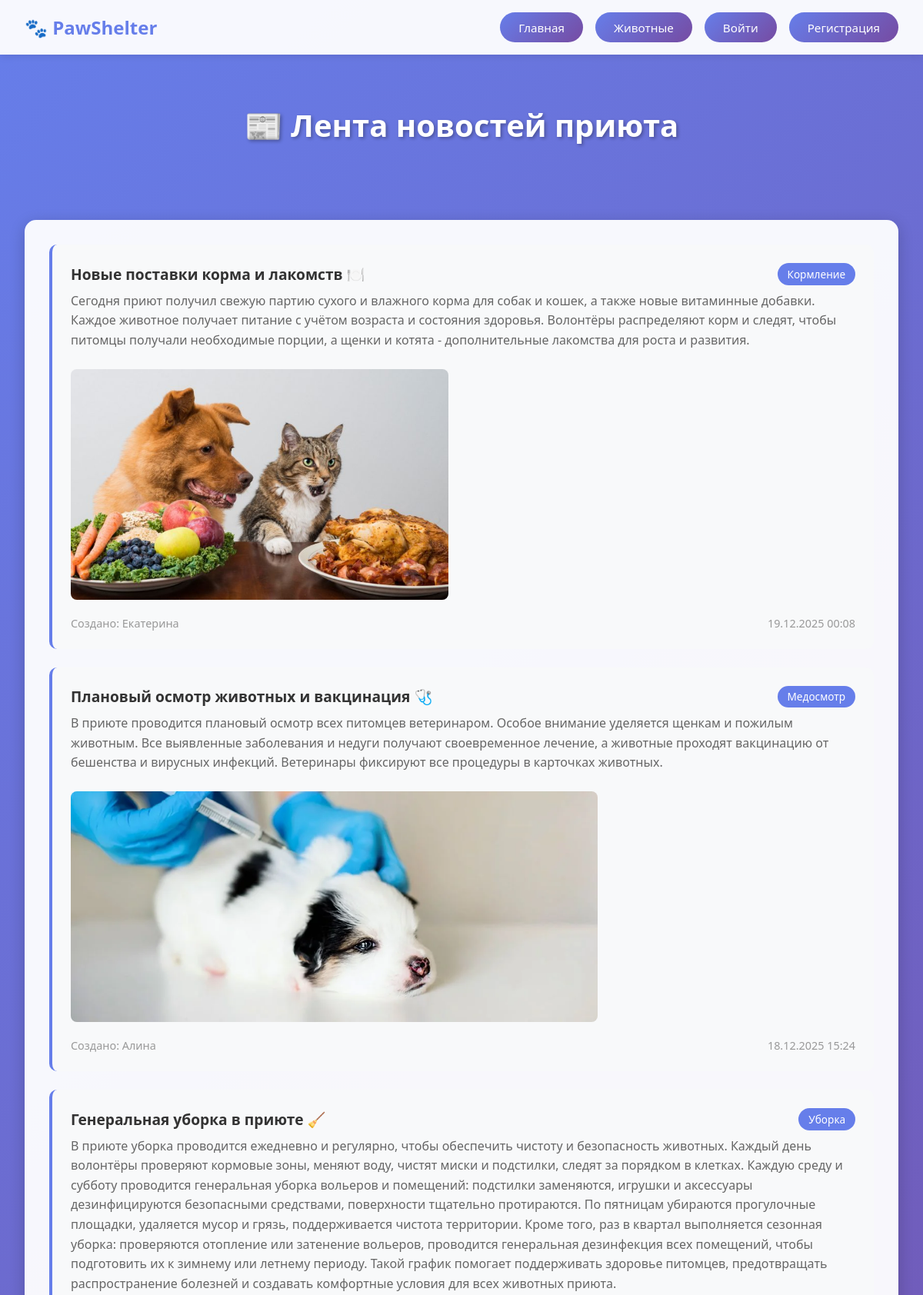
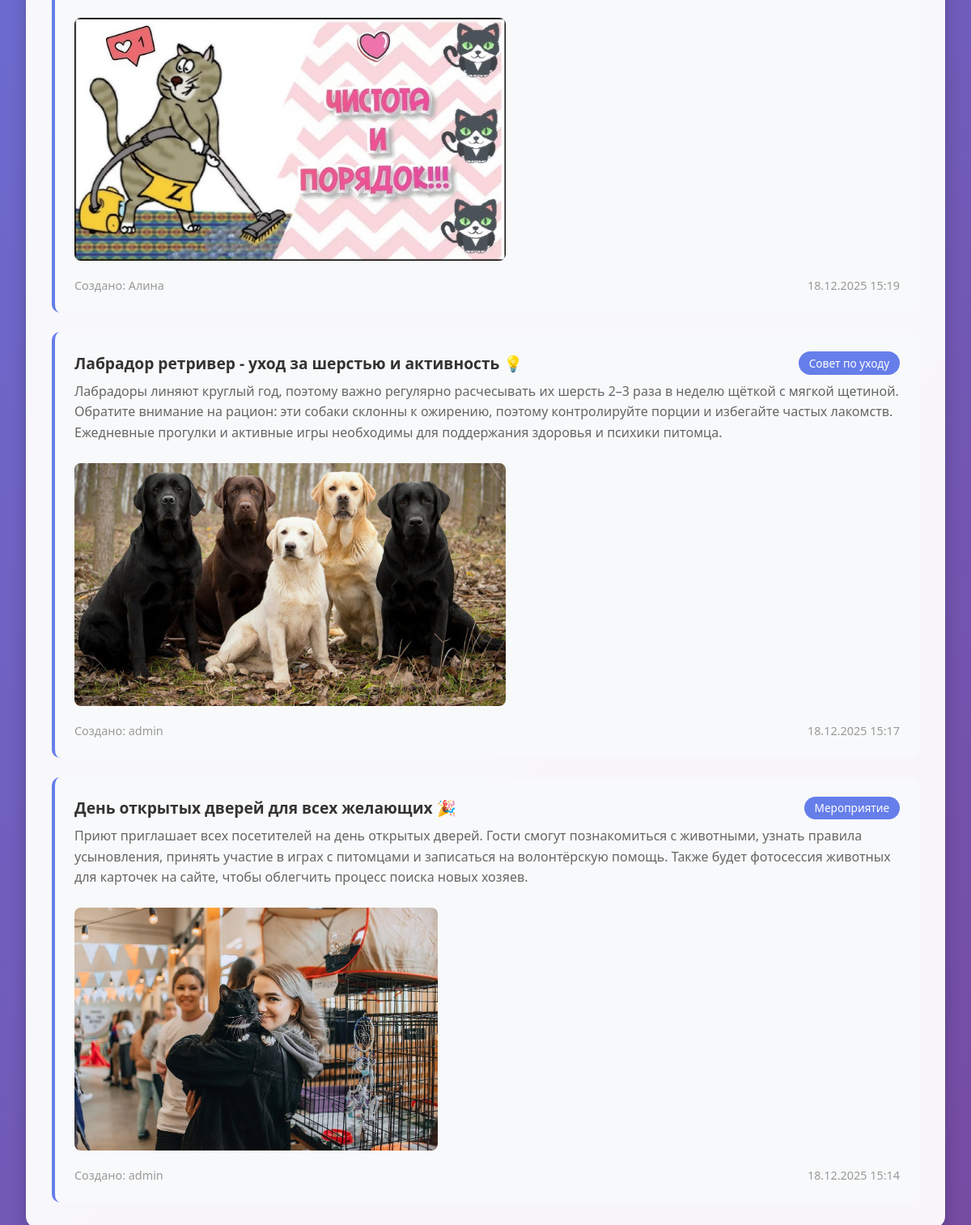
/feed/, run on the app's committed database (2 pictures, top to bottom).
### activities/models.py (models this page shows, shortened)
class Activity(models.Model):
    ACTIVITY_TYPES = [
        ('feeding', 'Кормление'),
        ('medical', 'Медосмотр'),
        ('cleaning', 'Уборка'),
        ('event', 'Мероприятие'),
        ('news', 'Новости'),
        ('advice', 'Совет по уходу')
    ]
    title = models.CharField("Название", max_length=255)
    description = models.TextField("Описание")
    activity_type = models.CharField("Тип активности", max_length=20, choices=ACTIVITY_TYPES)
    created_by = models.ForeignKey(CustomUser, verbose_name="Создатель", related_name='activities', on_delete=models.CASCADE)
    photo_url = models.ImageField("Фото (опционально)", upload_to='activities/%Y/%m/%d', blank=True, null=True)
    created_at = models.DateTimeField("Дата создания", auto_now_add=True)
    class Meta:
        verbose_name = "Активность приюта"
        verbose_name_plural = "Активности приюта"
        ordering = ['-created_at']

### users/models.py (models this page shows, shortened)
class CustomUser(AbstractUser):
    ROLE_CHOICES = [
        ('admin', 'Администратор'),
        ('volunteer', 'Волонтёр'),
        ('adopter', 'Усыновитель')
    ]
    role = models.CharField("Роль", max_length=20, choices=ROLE_CHOICES, default='adopter')
    has_experience = models.BooleanField("Есть опыт содержания животных", default=False)
    has_other_pets = models.BooleanField("Есть другие питомцы", default=False)
    ready_for_pet = models.CharField("Готовность к питомцу", max_length=255, blank=True, null=True)
    slug = models.SlugField("Ссылка (slug)", max_length=100, unique=True, blank=True)
    created_at = models.DateTimeField("Дата регистрации", auto_now_add=True)
    class Meta:
        verbose_name = "Пользователь"
        verbose_name_plural = "Пользователи"
        ordering = ['username']

### activities/views.py (the view)
# urls.py: path("feed/", activity_feed, name="activity_feed"),  # Полная лента активностей
def activity_feed(request):
    activities = Activity.objects.order_by('-created_at')
    return render(request, 'activities/feed.html', {'activities': activities})

### activities/templates/activities/feed.html (shortened to what this page needs)
{% extends 'animals/base.html' %}
{% block content %}
<div class="page-header">
    <h1>📰 Лента новостей приюта</h1>
</div>
<div class="activities-section">
    {% if activities %}
        <div class="activities-list">
            {% for activity in activities %}
                <div class="activity-item">
                    <div class="activity-header">
                        <div class="activity-title">{{ activity.title }}</div>
                        <span class="activity-type">{{ activity.get_activity_type_display }}</span>
                    </div>
                    <div class="activity-description">{{ activity.description }}</div>
                    {% if activity.photo_url %}
                        <img src="{{ activity.photo_url.url }}" alt="{{ activity.title }}" class="activity-photo">
                    {% endif %}
                    <div class="activity-meta">
                        <span>Создано: {{ activity.created_by.username }}</span>
                        <span>{{ activity.created_at|date:"d.m.Y H:i" }}</span>
                    </div>
                </div>
            {% endfor %}
        </div>
    {% else %}
        <div class="empty-state">
            <p>Пока нет ни одной активности.</p>
        </div>
    {% endif %}
</div>
{% endblock %}

### animals/templates/animals/base.html (shortened to what this page needs)
<!DOCTYPE html>
<html lang="ru">
<head>
</head>
<body>
    <nav class="navbar">
        <h1>🐾 PawShelter</h1>
        <div class="nav-buttons">
            {% if user.is_authenticated %}
                {% with current_url=request.resolver_match.url_name %}
                <span class="user-info">Привет, {{ user.username }}! ({{ user.get_role_display }})</span>
                <a href="{% url 'home' %}" class="btn {% if current_url == 'home' %}btn-active{% else %}btn-primary{% endif %}">Главная</a>
                <a href="{% url 'animal_list' %}" class="btn {% if current_url == 'animal_list' or current_url == 'animal_detail' or current_url == 'edit_animal' %}btn-active{% else %}btn-primary{% endif %}">Животные</a>
                <a href="{% url 'adoption_list' %}" class="btn {% if current_url == 'adoption_list' or current_url == 'adoption_detail' %}btn-active{% else %}btn-primary{% endif %}">
                    {% if user.role == 'admin' or user.role == 'volunteer' %}Просмотр заявок{% else %}Мои заявки{% endif %}
                </a>
                <a href="{% url 'return_list' %}" class="btn {% if current_url == 'return_list' %}btn-active{% else %}btn-primary{% endif %}">
                    {% if user.role == 'admin' or user.role == 'volunteer' %}Возвраты{% else %}Мои возвраты{% endif %}
                </a>
                {% if user.role == 'admin' or user.role == 'volunteer' %}
                    <a href="{% url 'create_activity' %}" class="btn {% if current_url == 'create_activity' or current_url == 'edit_activity' %}btn-active{% else %}btn-primary{% endif %}">Добавить новость</a>
                    <a href="{% url 'create_animal' %}" class="btn {% if current_url == 'create_animal' or current_url == 'edit_animal' %}btn-active{% else %}btn-primary{% endif %}">Добавить животное</a>
                {% endif %}
                {% if user.role == 'admin' %}
                    <a href="/admin/" class="btn btn-primary" target="_blank">Админ-панель</a>
                {% endif %}
                <a href="{% url 'logout' %}" class="btn btn-danger">Выйти</a>
                {% endwith %}
            {% else %}
                {% with current_url=request.resolver_match.url_name %}
                <a href="{% url 'home' %}" class="btn {% if current_url == 'home' %}btn-active{% else %}btn-primary{% endif %}">Главная</a>
                <a href="{% url 'animal_list' %}" class="btn {% if current_url == 'animal_list' or current_url == 'animal_detail' %}btn-active{% else %}btn-primary{% endif %}">Животные</a>
                <a href="{% url 'login' %}" class="btn {% if current_url == 'login' %}btn-active{% else %}btn-primary{% endif %}">Войти</a>
                <a href="{% url 'register' %}" class="btn {% if current_url == 'register' %}btn-active{% else %}btn-primary{% endif %}">Регистрация</a>
                {% endwith %}
            {% endif %}
        </div>
    </nav>
    <div class="container">
        {% block content %}{% endblock %}
    </div>
</body>
</html>

### animals/templates/animals/base.html (style rules this page uses)
* { margin: 0; padding: 0; box-sizing: border-box; }
body { font-family: 'Segoe UI', Tahoma, Geneva, Verdana, sans-serif; background: linear-gradient(135deg, #667eea 0%, #764ba2 100%); min-height: 100vh; color: #333; }
.navbar { background: rgba(255, 255, 255, 0.95); padding: 1rem 2rem; box-shadow: 0 2px 10px rgba(0,0,0,0.1); display: flex; justify-content: space-between; align-items: center; position: sticky; top: 0; z-index: 1000; }
.navbar h1 { color: #667eea; font-size: 1.5rem; }
.nav-buttons { display: flex; gap: 1rem; align-items: center; }
.btn { padding: 0.6rem 1.5rem; border: none; border-radius: 25px; cursor: pointer; text-decoration: none; display: inline-block; font-size: 0.95rem; transition: all 0.3s; font-weight: 500; }
.btn-primary { background: linear-gradient(135deg, #667eea 0%, #764ba2 100%); color: white; }
.container { max-width: 1200px; margin: 0 auto; padding: 2rem; }

### activities/templates/activities/feed.html (style rules this page uses)
.page-header { text-align: center; color: white; margin-bottom: 3rem; padding: 2rem 0; }
.page-header h1 { font-size: 2.5rem; margin-bottom: 1rem; text-shadow: 2px 2px 4px rgba(0,0,0,0.3); }
.activities-section { background: rgba(255, 255, 255, 0.95); border-radius: 15px; padding: 2rem; box-shadow: 0 5px 20px rgba(0,0,0,0.2); }
.activities-list { display: flex; flex-direction: column; gap: 1.5rem; }
.activity-item { padding: 1.5rem; background: #f8f9fa; border-radius: 10px; border-left: 4px solid #667eea; }
.activity-header { display: flex; justify-content: space-between; align-items: center; margin-bottom: 0.5rem; flex-wrap: wrap; gap: 1rem; }
.activity-title { font-size: 1.2rem; font-weight: bold; color: #333; }
.activity-type { background: #667eea; color: white; padding: 0.3rem 0.8rem; border-radius: 15px; font-size: 0.85rem; }
.activity-description { color: #666; margin: 0.5rem 0; line-height: 1.6; }
.activity-meta { display: flex; justify-content: space-between; align-items: center; margin-top: 1rem; font-size: 0.9rem; color: #999; flex-wrap: wrap; gap: 0.5rem; }
.activity-photo { max-width: 100%; border-radius: 8px; margin-top: 1rem; max-height: 300px; object-fit: cover; }

### data on the page
Activity: title "Новые поставки корма и лакомств 🍽️", activity_type "Кормление", description "Cегодня приют получил свежую партию сухого и влажного корма для собак и кошек, а также новые витаминные добавки. Каждое животное получает питание с учётом возраста и состояния здоровья. Волонтёры распределяют корм и следят, чтобы питомцы получали необходимые порции, а щенки и котята - дополнительные лакомства для роста и развития.", photo_url (picture), created_by.username "Екатерина", created_at "19.12.2025 00:08"
Activity: title "Плановый осмотр животных и вакцинация 🩺", activity_type "Медосмотр", description "В приюте проводится плановый осмотр всех питомцев ветеринаром. Особое внимание уделяется щенкам и пожилым животным. Все выявленные заболевания и недуги получают своевременное лечение, а животные проходят вакцинацию от бешенства и вирусных инфекций. Ветеринары фиксируют все процедуры в карточках животных.", photo_url (picture), created_by.username "Алина", created_at "18.12.2025 15:24"
Activity: title "Генеральная уборка в приюте 🧹", activity_type "Уборка", description "В приюте уборка проводится ежедневно и регулярно, чтобы обеспечить чистоту и безопасность животных. Каждый день волонтёры проверяют кормовые зоны, меняют воду, чистят миски и подстилки, следят за порядком в клетках. Каждую среду и субботу проводится генеральная уборка вольеров и помещений: подстилки заменяются, игрушки и аксессуары дезинфицируются безопасными средствами, поверхности тщательно протираются. По пятницам убираются прогулочные площадки, удаляется мусор и грязь, поддерживается чистота территории. Кроме того, раз в квартал выполняется сезонная уборка: проверяются отопление или затенение вольеров, проводится генеральная дезинфекция всех помещений, чтобы подготовить их к зимнему или…", photo_url (picture), created_by.username "Алина", created_at "18.12.2025 15:19"
Activity: title "Лабрадор ретривер - уход за шерстью и активность 💡", activity_type "Совет по уходу", description "Лабрадоры линяют круглый год, поэтому важно регулярно расчесывать их шерсть 2–3 раза в неделю щёткой с мягкой щетиной. Обратите внимание на рацион: эти собаки склонны к ожирению, поэтому контролируйте порции и избегайте частых лакомств. Ежедневные прогулки и активные игры необходимы для поддержания здоровья и психики питомца.", photo_url (picture), created_by.username "admin", created_at "18.12.2025 15:17"
Activity: title "День открытых дверей для всех желающих 🎉", activity_type "Мероприятие", description "Приют приглашает всех посетителей на день открытых дверей. Гости смогут познакомиться с животными, узнать правила усыновления, принять участие в играх с питомцами и записаться на волонтёрскую помощь. Также будет фотосессия животных для карточек на сайте, чтобы облегчить процесс поиска новых хозяев.", photo_url (picture), created_by.username "admin", created_at "18.12.2025 15:14"
